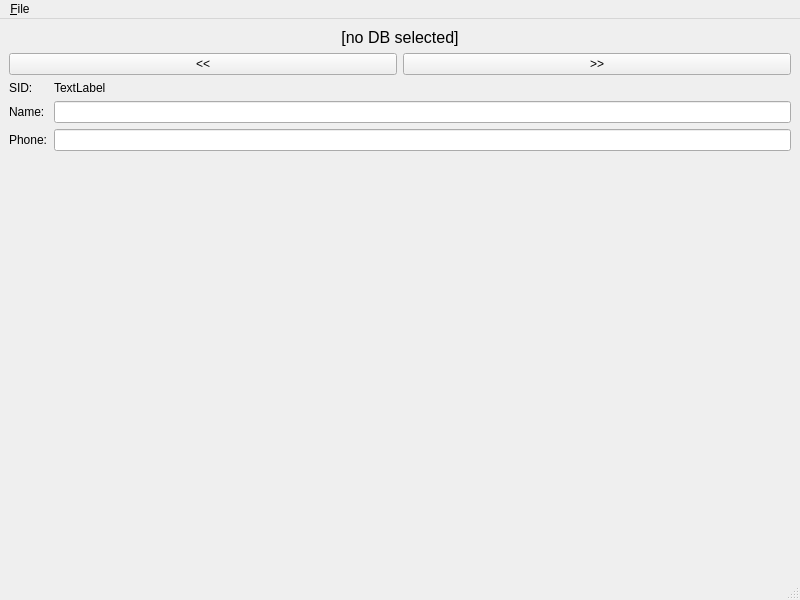
<?xml version="1.0" encoding="UTF-8"?>
<ui version="4.0">
 <class>MainWindow</class>
 <widget class="QMainWindow" name="MainWindow">
  <property name="geometry">
   <rect>
    <x>0</x>
    <y>0</y>
    <width>800</width>
    <height>600</height>
   </rect>
  </property>
  <property name="windowTitle">
   <string>MainWindow</string>
  </property>
  <widget class="QWidget" name="centralwidget">
   <layout class="QVBoxLayout" name="verticalLayout">
    <item>
     <widget class="QLabel" name="lbl_selectedDB">
      <property name="font">
       <font>
        <pointsize>12</pointsize>
       </font>
      </property>
      <property name="text">
       <string>[no DB selected]</string>
      </property>
      <property name="textFormat">
       <enum>Qt::AutoText</enum>
      </property>
      <property name="alignment">
       <set>Qt::AlignCenter</set>
      </property>
     </widget>
    </item>
    <item>
     <layout class="QHBoxLayout" name="horizontalLayout">
      <item>
       <widget class="QPushButton" name="buttonPrev">
        <property name="text">
         <string>&lt;&lt;</string>
        </property>
       </widget>
      </item>
      <item>
       <widget class="QPushButton" name="buttonNext">
        <property name="text">
         <string>&gt;&gt;</string>
        </property>
       </widget>
      </item>
     </layout>
    </item>
    <item>
     <layout class="QFormLayout" name="formLayout">
      <item row="0" column="0">
       <widget class="QLabel" name="lbl_sid">
        <property name="text">
         <string>SID:</string>
        </property>
       </widget>
      </item>
      <item row="1" column="0">
       <widget class="QLabel" name="lbl_name">
        <property name="text">
         <string>Name:</string>
        </property>
       </widget>
      </item>
      <item row="2" column="0">
       <widget class="QLabel" name="lbl_phone">
        <property name="text">
         <string>Phone:</string>
        </property>
       </widget>
      </item>
      <item row="0" column="1">
       <widget class="QLabel" name="val_sid">
        <property name="text">
         <string>TextLabel</string>
        </property>
       </widget>
      </item>
      <item row="1" column="1">
       <widget class="QLineEdit" name="txt_name"/>
      </item>
      <item row="2" column="1">
       <widget class="QLineEdit" name="txt_phone"/>
      </item>
     </layout>
    </item>
    <item>
     <spacer name="verticalSpacer">
      <property name="orientation">
       <enum>Qt::Vertical</enum>
      </property>
      <property name="sizeHint" stdset="0">
       <size>
        <width>20</width>
        <height>40</height>
       </size>
      </property>
     </spacer>
    </item>
   </layout>
  </widget>
  <widget class="QMenuBar" name="menubar">
   <property name="geometry">
    <rect>
     <x>0</x>
     <y>0</y>
     <width>800</width>
     <height>21</height>
    </rect>
   </property>
   <widget class="QMenu" name="menu_File">
    <property name="title">
     <string>&amp;File</string>
    </property>
    <addaction name="action_Open_Database"/>
    <addaction name="action_Save"/>
    <addaction name="action_Close"/>
    <addaction name="separator"/>
    <addaction name="actionE_xit"/>
   </widget>
   <addaction name="menu_File"/>
  </widget>
  <widget class="QStatusBar" name="statusbar"/>
  <action name="action_Open_Database">
   <property name="text">
    <string>&amp;Open Database</string>
   </property>
  </action>
  <action name="action_Close">
   <property name="text">
    <string>&amp;Close</string>
   </property>
  </action>
  <action name="action">
   <property name="text">
    <string>---</string>
   </property>
  </action>
  <action name="actionE_xit">
   <property name="text">
    <string>E&amp;xit</string>
   </property>
  </action>
  <action name="action_Save">
   <property name="text">
    <string>&amp;Save</string>
   </property>
  </action>
 </widget>
 <resources/>
 <connections/>
</ui>
